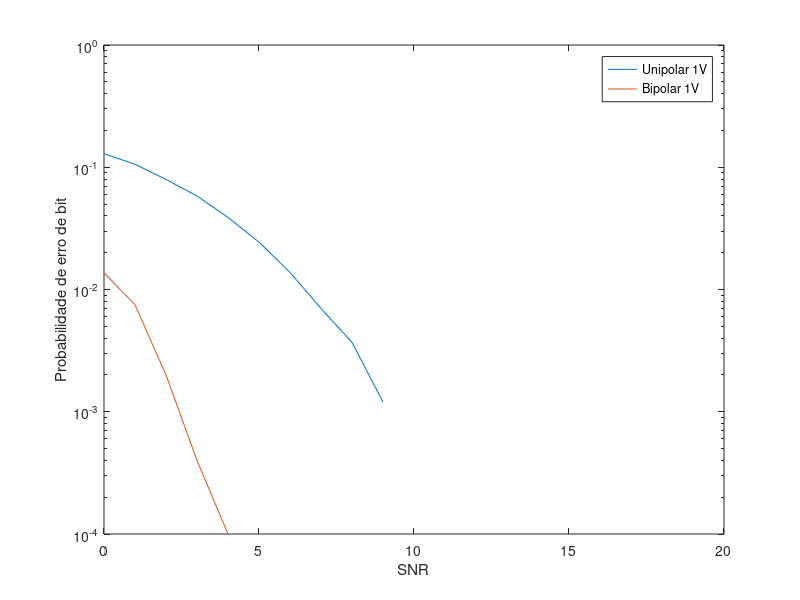

Source code (MATLAB):
clear all;
close all;
clc;

% Transmissão utilizando sinalização NRZ unipolar e bipolar, 
% ambos com a utilização de filtro casado;

N = 5; %fator de super amostragem
A = 1; %amplitude 1v
Rb = 1e4; %taxa de transmiss?o
Fs = N*Rb; %frequ?ncia de amostragem
passo = 1/Fs; %passo no tempo
t = [0 : passo : 1-passo]; %vetor no tempo
filtro_tx = ones(1,N); %filtro formatador
snr = 20; %definindo snr m?ximo

%sinal tx
info = randint(1, Rb);
info_uni = A.*info;
info_bi = (2.*info)-1;

%Limiares
limiar_uni = A/2;
limiar_bi = (min(info_bi) + max(info_bi))/2;

%super amostragem dos sinais
infoup_uni = upsample(info_uni,N);
infoup_bi = upsample(info_bi,N);
 
%filtragem dos sinais no filtro formatador
sinal_tx_uni = filter(filtro_tx, 1, infoup_uni);
sinal_tx_bi = filter(filtro_tx, 1, infoup_bi);

%filtro casado
filtro_rx = fliplr(filtro_tx);
 
for i = 0 : snr
    
    %inserindo ruidos em ambos os sinais
    sinal_rx_uni = awgn(sinal_tx_uni, i);
    sinal_rx_bi = awgn(sinal_tx_bi, i);
    
    %filtrando os sinais
    sinal_rx_uni_FC = filter(filtro_rx, 1, sinal_rx_uni)/N;
    sinal_rx_bi_FC = filter(filtro_rx, 1, sinal_rx_bi)/N;
    
    %sinal detectado
    sinal_rx_dec_uni = sinal_rx_uni_FC(N : N : end);
    sinal_rx_dec_bi = sinal_rx_bi_FC(N : N : end);
    
    %erros
    info_est_rx_uni = sinal_rx_dec_uni > limiar_uni;
    info_est_rx_bi = sinal_rx_dec_bi > limiar_bi;
    
    %Pb
    Pb1(i+1) = sum(xor(info, info_est_rx_uni))/length(info);
    Pb2(i+1) = sum(xor(info, info_est_rx_bi))/length(info);
    
end

%plotando Pb vs SNR
figure(1)
semilogy([0:snr], Pb1);
hold on;
semilogy([0:snr], Pb2);
xlabel('SNR');
ylabel('Probabilidade de erro de bit')
legend('Unipolar 1V', 'Bipolar 1V');


